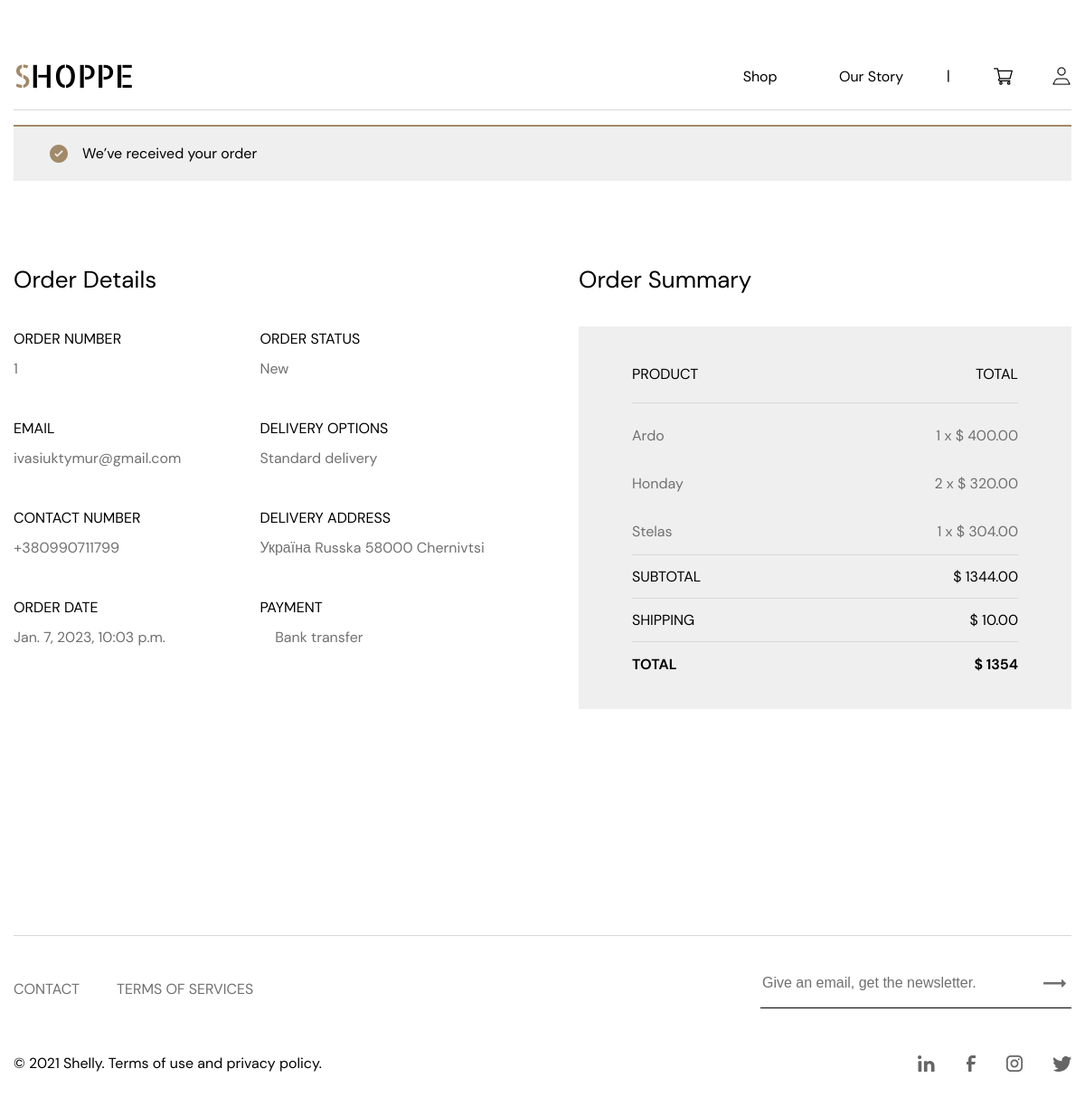
/order/1/ (signed in), run on the app's committed database.
### shop/models.py (models this page shows, shortened)
class Order(models.Model):
    status_var = [
        ('New', 'New'),
        ('In processing', 'In processing'),
        ('Confirmed', 'Confirmed'),
        ('Delivered', 'Delivered'),
        ('Completed', 'Completed'),
        ('Canceled', 'Canceled'),
    ]
    status = models.CharField(max_length=255, choices=status_var, default='New')
    shipping_price = models.DecimalField(max_digits=5, decimal_places=2, validators=[validate_positive], default=0)
    sale = models.ForeignKey('Coupon', on_delete=models.PROTECT, blank=True, null=True)
    user = models.ForeignKey(User, on_delete=models.PROTECT, blank=True, null=True)
    payment_method = models.CharField(max_length=255)
    payment_status = models.BooleanField(default=False)
    time_create = models.DateTimeField(auto_now_add=True)
    first_name = models.CharField(max_length=255)
    last_name = models.CharField(max_length=255)
    company_name = models.CharField(max_length=255, blank=True)
    country = models.CharField(max_length=255)
    street = models.CharField(max_length=255)
    postcode = models.PositiveSmallIntegerField()
    town = models.CharField(max_length=255)
    phone = PhoneNumberField()
    email = models.EmailField()
    order_notes = models.TextField(blank=True)
    def __str__(self):
        return str(self.id)

class OrderList(models.Model):
    order = models.ForeignKey('Order', on_delete=models.CASCADE)
    product = models.ForeignKey('Product', on_delete=models.PROTECT)
    quantity = models.PositiveSmallIntegerField(default=1)
    new_quantity = models.PositiveSmallIntegerField(blank=True, null=True)
    price = models.DecimalField(max_digits=10, decimal_places=2, validators=[validate_positive], default=0)

class Product(models.Model):
    sku = models.CharField(max_length=20, unique=True)
    title = models.CharField(max_length=255)
    price = models.DecimalField(max_digits=7, decimal_places=2, validators=[validate_positive])
    quantity = models.PositiveIntegerField()
    sale = models.PositiveSmallIntegerField(default=0)
    description = models.TextField(blank=True)
    category = models.ForeignKey('Category', on_delete=models.PROTECT, default='0')
    attribute_SET = models.ManyToManyField(
        'Attribute',
        through='AttributeValues',
        through_fields=('product', 'attribute'),
    )
    time_create = models.DateTimeField(auto_now_add=True)
    time_update = models.DateTimeField(auto_now=True)
    is_published = models.BooleanField(default=False)
    def image_tag(self):
        d = self.photo_set.first()
        return d.image_tag() if d else mark_safe('<p>NONE</p>')
    image_tag.short_description = 'Image'

### shop/views.py (the view)
# urls.py: path('order/<int:order_id>/', OrderView.as_view(), name='order'),
class OrderView(DetailView):
    template_name = 'shop/order.html'
    model = Order
    pk_url_kwarg = 'order_id'
    context_object_name = 'order'
    def get_context_data(self, **kwargs):
        context = super().get_context_data(**kwargs)
        context['title'] = f'Order - {context["order"]}'
        context['can_view'] = False
        if self.request.COOKIES.get('orders_can_view'):
            list_orders = [int(x) for x in self.request.COOKIES.get('orders_can_view').strip('][').split(',')]
            if context['order'].id in list_orders:
                context['can_view'] = True
        if self.request.user.is_authenticated:
            if context['order'].user and self.request.user.id == context['order'].user.id or self.request.user.is_staff:
                context['can_view'] = True
        return context

### shop/templates/shop/order.html (shortened to what this page needs)
{% extends 'shop/base.html' %}
{% load static %}
{% load shop_tags %}
{% block css_styles %}
<link type="text/css" href="{% static 'shop/css/styles.css' %}" rel="stylesheet">
<link type="text/css" href="{% static 'shop/css/order.css' %}" rel="stylesheet">
{% endblock %}
{% block main %}
<main class="main">
    {% if can_view %}
        <section class="messages">
            <div class="added-cart message active-msg" id="yes-msg">
                <div class="first-added">
                    <img src="{% static 'shop/img/svg/main/messages/yes-icon.svg' %}" alt="yes" class="added-icon-message">
                    <p class="added-cart-message-text">
                        We’ve received your order
                    </p>
                </div>
            </div>
        </section>
        <div class="order-wrap">
            <div class="order-details">
                <h2 class="order-title">
                    Order Details
                </h2>
                <div class="order-details-wrap">
                    <div class="order-details-info">
                        <div class="order-details-info-wrap">
                            <div class="order-details-info-title">
                                ORDER NUMBER
                            </div>
                            <div class="order-details-info-desc">
                                {{ order.id }}
                            </div>
                        </div>
                        <div class="order-details-info-wrap">
                            <div class="order-details-info-title">
                                EMAIL
                            </div>
                            <div class="order-details-info-desc">
                                {{ order.email }}
                            </div>
                        </div>
                        <div class="order-details-info-wrap">
                            <div class="order-details-info-title">
                                CONTACT NUMBER
                            </div>
                            <div class="order-details-info-desc">
                                {{ order.phone }}
                            </div>
                        </div>
                        <div class="order-details-info-wrap">
                            <div class="order-details-info-title">
                                ORDER DATE
                            </div>
                            <div class="order-details-info-desc">
                                {{ order.time_create }}
                            </div>
                        </div>
                    </div>
                    <div class="order-details-info">
                        <div class="order-details-info-wrap">
                            <div class="order-details-info-title">
                                ORDER STATUS
                            </div>
                            <div class="order-details-info-desc">
                                {{ order.status }}
                            </div>
                        </div>
                        <div class="order-details-info-wrap">
                            <div class="order-details-info-title">
                                DELIVERY OPTIONS
                            </div>
                            <div class="order-details-info-desc">
                                Standard delivery
                            </div>
                        </div>
                        <div class="order-details-info-wrap">
                            <div class="order-details-info-title">
                                DELIVERY ADDRESS
                            </div>
                            <div class="order-details-info-desc">
                                {{order.country}} {{order.street}} {{order.postcode}} {{order.town}}
                            </div>
                        </div>
                        <div class="order-details-info-wrap">
                            <div class="order-details-info-title">
                                PAYMENT
                            </div>
                            <div class="order-details-info-desc">
                                {% if order.payment_status %}
                                    <i class="fa-sharp fa-solid fa-circle-check"></i> {{ order.payment_method }}
                                {% else %}
                                    <i class="fa-solid fa-circle-xmark"></i> {{ order.payment_method }}
                                {% endif %}
                            </div>
                        </div>
                    </div>
                </div>
            </div>
            <div class="order-summary">
                <h2 class="order-title">
                    Order Summary
                </h2>
                <div class="order-summary-info">
                    <div class="order-summary-info_header">
                        <div>
                            PRODUCT
                        </div>
                        <div>
                            TOTAL
                        </div>
                    </div>
                    <div class="order-summary-info_body">
                        {% for i in order.orderlist_set.all %}
                            <div class="order-summary-info_row">
                                <div>
                                    {{ i.product.title }}
                                </div>
                                <div>
                                     {{i.quantity}} x $ {{ i.price }}
                                </div>
                            </div>
                        {% endfor %}
                    </div>
                    <div class="order-summary-info_last-items">
                        <div class="order-summary-last-items-info_row">
                            <div>
                                SUBTOTAL
                            </div>
                            <div>
                                $ {{ order.orderlist_set.all|sum_subtotal }}
                            </div>
                        </div>
                        <div class="order-summary-last-items-info_row">
                            <div>
                                SHIPPING
                            </div>
                            <div>
                                $ {{ order.shipping_price }}
                            </div>
                        </div>
                    </div>
                    <div class="order-summary-info_footer">
                        <div class="order-summary-info_footer-row">
                            <div>
                                TOTAL
                            </div>
                            {% if request.session.cart|get_item:'sale' %}
                                <div>
                                    $ {{ order.orderlist_set.all|sum_subtotal|with_sale:order.sale.sale_percent|add:order.shipping_price }}
                                </div>
                            {% else %}
                                 <div>
                                    $ {{ order.orderlist_set.all|sum_subtotal|add:order.shipping_price }}
                                </div>
                            {% endif %}
                        </div>
                    </div>
                </div>
            </div>
        </div>
    {% endif %}
</main>
{% endblock %}

### shop/templates/shop/base.html (shortened to what this page needs)
{% load static %}
<!DOCTYPE html>
<html lang="en">
<head>
    <link rel="stylesheet" href="{% static 'shop/css/styles.css' %}">
    {% block css_styles %}
    {% endblock %}
</head>
<body>
    <div class="wrapper">
        {% block header %}
            <header class="header">
                <div class="header-wrapper header-border">
                    <div class="header-logo">
                        <a href="{% url 'home' %}" class="header-logo-link">
                            <h1 class="header-logo-link-title">
                                SHOPPE
                            </h1>
                        </a>
                    </div>
                    <div class="header-menu">
                        <div class="header-menu-items">
                            <a href="{% url 'shop' %}" class="header-menu-link-text">
                                Shop
                            </a>
                            <a href="{% url 'about' %}" class="header-menu-link-text">
                                Our Story
                            </a>
                        </div>
                        <span>|</span>
                        <div class="header-menu-items">
                            <a href="{% url 'cart' %}" class="header-menu-link-icon">
                                <img src="{% static 'shop/img/svg/header/icon-shopping.svg' %}" alt="shopping">
                            </a>
                            {% if request.user.is_authenticated %}
                                <a href="{% url 'account' %}" class="header-menu-link-icon">
                                    <img src="{% static 'shop/img/svg/header/icon-user.svg' %}" alt="user">
                                </a>
                            {% else %}
                                <a href="{% url 'login' %}" class="header-menu-link-icon">
                                    <img src="{% static 'shop/img/svg/header/icon-user.svg' %}" alt="user">
                                    <span class="icon-label">My Account</span>
                                </a>
                            {% endif %}
                        </div>
                    </div>
                </div>
            </header>
        {% endblock %}
        {% block main %}
        {% endblock %}
        <footer class="footer">
            <div class="footer-border">
                <div class="footer-wrap">
                    <div class="footer-menu">
                        <a href="{% url 'contact' %}" class="footer-menu-words">
                            CONTACT
                        </a>
                        <a href="{% url 'privacy' %}" class="footer-menu-words">
                            TERMS OF SERVICES
                        </a>
                    </div>
                    <form action="{% url 'email_news' %}" class="footer-form" method="post">
                        <fieldset>
                            <p class="footer-form-info">
                                <input name="email" type="text" class="footer-form-field" placeholder="Give an email, get the newsletter.">
                                <button class="footer-form-submit">
                                    <img src="{% static 'shop/img/svg/footer/shape-form.svg' %}" alt="submit">
                                </button>
                            </p>
                        </fieldset>
                    </form>
                </div>
                <div class="footer-wrap">
                    <p class="footer-privacy">
                        © 2021 Shelly. Terms of use and privacy policy.
                    </p>
                    <div class="footer-link">
                        <a href="https://www.linkedin.com/" class="footer-link-icon" target="_blank">
                            <img src="{% static 'shop/img/svg/footer/linked-in-icon.svg' %}" alt="LinkedIn">
                        </a>
                        <a href="https://www.facebook.com/" class="footer-link-icon" target="_blank">
                            <img src="{% static 'shop/img/svg/footer/facebook-icon.svg' %}" alt="Facebook">
                        </a>
                        <a href="https://www.instagram.com/" class="footer-link-icon" target="_blank">
                            <img src="{% static 'shop/img/svg/footer/instagram-icon.svg' %}" alt="Instagram">
                        </a>
                        <a href="https://twitter.com/" class="footer-link-icon" target="_blank">
                            <img src="{% static 'shop/img/svg/footer/twitter-icon.svg' %}" alt="Twitter">
                        </a>
                    </div>
                </div>
            </div>
        </footer>
    </div>
</body>
</html>

### data on the page
Order: id "1", email "ivasiuktymur@gmail.com", phone "+380990711799", time_create "Jan. 7, 2023, 10:03 p.m.", status "New", country "Україна", street "Russka", postcode "58000", town "Chernivtsi", payment_method "Bank transfer", orderlist_set.all|sum_subtotal "1344.00", shipping_price "10.00", orderlist_set.all|sum_subtotal "1354"
OrderList: product "Ardo", quantity "1", price "400.00"
OrderList: product "Honday", quantity "2", price "320.00"
OrderList: product "Stelas", quantity "1", price "304.00"
